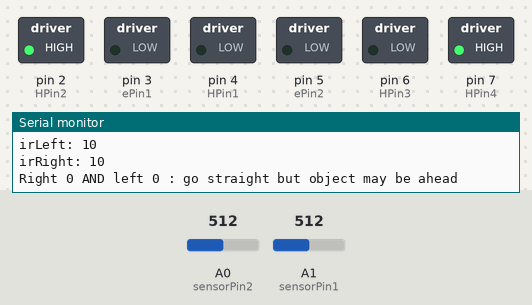
Recording of a sketch running on a simulated Arduino Uno, built with avr-gcc and run on an emulated ATmega328P. Shown: switched loads named in the sketch (green lamp = pin HIGH), the last lines printed to the serial monitor. Inputs (shaded band) come from the test bench; at power-on: A0 (sensorPin2) = 512, A1 (sensorPin1) = 512.

Above: at 6.2 s.
6.3 s: A0 (sensorPin2) set to 497
At 7.0 s:
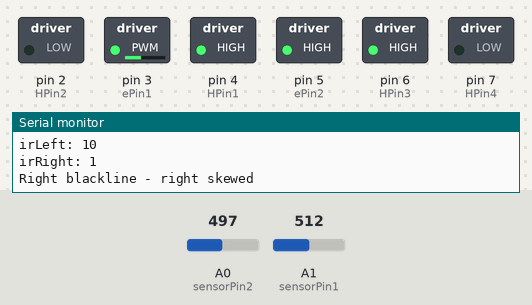
8.1 s: A1 (sensorPin1) set to 501
At 9.3 s:
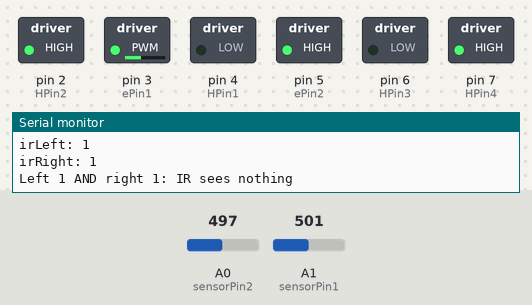
9.6 s: A0 (sensorPin2) set to 716
At 10.7 s:
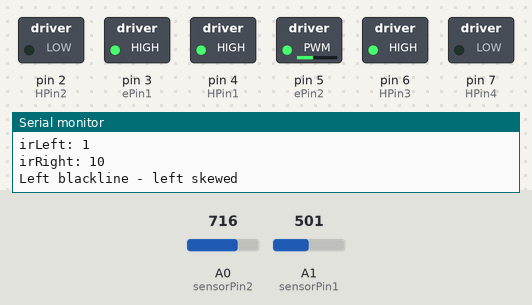
11.1 s: A1 (sensorPin1) set to 716
At 11.4 s:
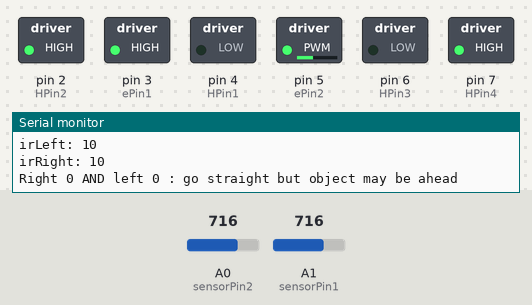
12.6 s: A0 (sensorPin2) set to 511
At 13.8 s:
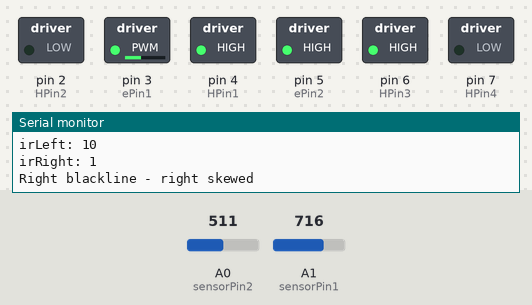
14.1 s: A1 (sensorPin1) set to 511
At 15.2 s:
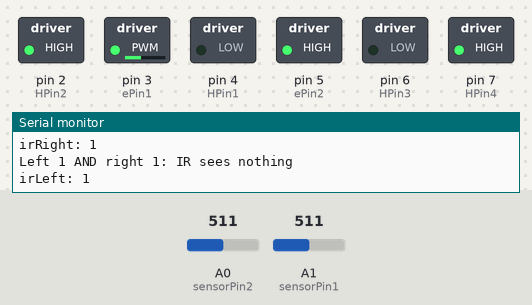
Timing chart, 0 to 16.6 s (numbered marks = the images above; inputs shaded):
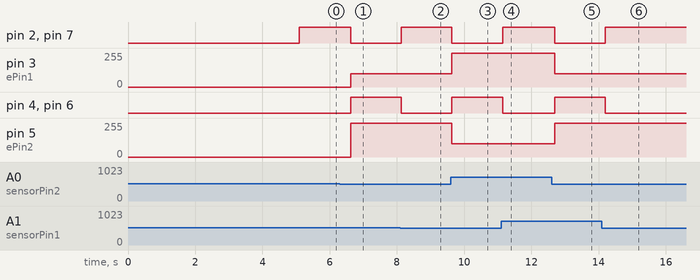

Measured:
- the behaviour switches between 512 and 511 on A0 (sensorPin2) (found by bisection; images 0 and 1)
- the behaviour switches between 512 and 511 on A1 (sensorPin1) (found by bisection; images 1 and 2)
- after the input at 6.3 s, pin 2 (HPin2), pin 7 (HPin4): HIGH → LOW after 0.33 s; pin 3 (ePin1): 0/255 → 100/255 after 0.33 s; pin 4 (HPin1), pin 6 (HPin3): LOW → HIGH after 0.33 s; pin 5 (ePin2): 0/255 → 255/255 after 0.33 s
- after the input at 8.1 s, pin 2 (HPin2), pin 7 (HPin4): LOW → HIGH at once; pin 4 (HPin1), pin 6 (HPin3): HIGH → LOW at once
- after the input at 9.6 s, pin 2 (HPin2), pin 7 (HPin4): HIGH → LOW at once; pin 3 (ePin1): 100/255 → 255/255 at once; pin 4 (HPin1), pin 6 (HPin3): LOW → HIGH at once; pin 5 (ePin2): 255/255 → 100/255 at once
- after the input at 11.1 s, pin 2 (HPin2), pin 7 (HPin4): LOW → HIGH after 0.05 s; pin 4 (HPin1), pin 6 (HPin3): HIGH → LOW after 0.05 s
- after the input at 12.6 s, pin 2 (HPin2), pin 7 (HPin4): HIGH → LOW after 0.09 s; pin 3 (ePin1): 255/255 → 100/255 after 0.09 s; pin 4 (HPin1), pin 6 (HPin3): LOW → HIGH after 0.09 s; pin 5 (ePin2): 100/255 → 255/255 after 0.09 s
- after the input at 14.1 s, pin 2 (HPin2), pin 7 (HPin4): LOW → HIGH after 0.10 s; pin 4 (HPin1), pin 6 (HPin3): HIGH → LOW after 0.10 s

The sketch:

Line_following__irtcrt_.ino
```cpp
/***********************INTRODUCTION*********************************
* This module combines the functions of the IR sensors with the     *
* supersonic distance sensor. The goal is to use IR sensor to avoid *
* the hoppers and the walls and the distance sensor indicate        *
* how far away the obstacles are. The goal is for later utilizing   *
* the same sensors for navigation and critical failure situations   *
*/


/********************VERSIONS AND UPDATES***************************
* Initial code: February 7, 2015
* Updated February 14, 2015 - change digital into analog LED
* included calibration of sensor in code
*/

/********************SPECIFICATIONS*******************************
* Using 2 IRs and 1 distance sensor to control motor (wheel) spin
*   - IR can detect up to 10 cm (from the breadboard)
*   - Distance sensor can detect over a large range
* Given left IR sensor detects an object:
*   - left wheel moves faster than right wheel
* Given right IR sensor detects an object:
*   - left wheel moves slower than right wheel
* Given that both right and left IR sensor detects an object:
*   NOTE: it maybe really wide and the robot can squeeze through
*         so it maybe okay to keep going
*   - check distance sensor
* Given that the distance sensor is <= 7cm
*   - stop
*   - Go backwards until the sensor reads 7cm
*   - Rotate 180?
*   - check IR sensors (until at least one of them reads '1')
* Else keep going straight
*/

#include "Arduino.h"
#include "sensor.h"
#include "Robot_Movement.h"

#define SAFEDISTANCE 7  //in cm

/*************************Sensor Readings*******************/
unsigned int sensorValue = 0;         // the sensor value
unsigned int sensorMin = 1023;        // minimum sensor value
unsigned int sensorMax = 0;           // maximum sensor value
/**********************************************************/

void setup()
{
  Serial.begin(9600);
 /************************PINS********************************/
  //for left motor
  pinMode(HPin1, OUTPUT);
  pinMode(HPin2, OUTPUT);
  //for right motor
  pinMode(HPin3, OUTPUT);
  pinMode(HPin4, OUTPUT);

  pinMode(ePin2, OUTPUT);  //left
  pinMode(ePin1, OUTPUT);  //right
  /*
  pinMode(TRIGPIN, OUTPUT);
  pinMode(ECHOPIN, INPUT);
  */
 /*************************************************************/
  /*******************Sensor Calibration**********************/
  while (millis() < 5000)
  {
    sensorValue = analogRead(sensorPin1);
    // record the maximum sensor value
    if (sensorValue > sensorMax)
    {
      sensorMax = sensorValue;
    }
    // record the minimum sensor value
    if (sensorValue < sensorMin)
    {
      sensorMin = sensorValue;
    }
    Serial.println(millis());  //knowing when it starts
  }
   /*************************************************************/
}

void loop() // Main loop auto-repeats
{
  unsigned int irLeft = irTCRTSensor (sensorMax, sensorPin1, sensorMin);  //left
  unsigned int irRight = irTCRTSensor (sensorMax, sensorPin2, sensorMin);  //right
  Serial.print("irLeft: ");
  Serial.println(irLeft);

  Serial.print("irRight: ");
  Serial.println(irRight);
  /*Note: below 3 is black, above 8 is white*/


  if (irRight > 8 && irLeft >8)
  //Right sensor sees and left sensor sees white
  {
    Serial.println("Right 0 AND left 0 : go straight but object may be ahead");
    moveForward (HPin1, HPin2, HPin3, HPin4);
  }
  else if (irLeft < 3 && irRight < 3)
  //left and right sensor sees blackline
  {
    Serial.println("Left 1 AND right 1: IR sees nothing");
    moveForward (HPin1, HPin2, HPin3, HPin4);
  }
  else if (irLeft < 3 && irRight > 8)
  //left sensor sees blackline
  {
    Serial.println("Left blackline - left skewed");
    pivotRight(HPin1, HPin2, HPin3, HPin4,ePin1, ePin2);
  }
  else if (irRight < 3 && irLeft > 8)
  //Right sensor sees blackline
  {
    Serial.println("Right blackline - right skewed");
    pivotLeft(HPin1, HPin2, HPin3, HPin4, ePin1, ePin2);
  }
  else //sees other values
  {
    Serial.println ("please check the sensors, adjust the height");
  }

  delay (500);

  //Check if the distance to the wall is okay
 // long distance = distanceDetect(TRIGPIN,ECHOPIN);

  // backup until safe distance
  // NOTE: this is based on the assumpution that it is not going to back up straight
 /* while (distance < SAFEDISTANCE)
  {
      moveBackward(HPin1, HPin2, HPin3, HPin4);
      distance = distanceDetect(TRIGPIN,ECHOPIN);
  }
  */
}
```

RobotNavigation.cpp
```cpp
  #include "Arduino.h"
  #include "RobotNavigation.h"

  /*
		Program checks for the robot should going straight, turn left, or turn right
		by reading the past, current and future coordinate in the array.
		- straight if:
			- past +/- 1 = current +/- 1 = future
			- past +/- 10 = current +/- 10 = future
		- turn "left" relatively to the front of the robot
			- past +/- 1  = present +/- 10 = future (future - past = +/- 11)
			- past +/- 10 = present -/+ 1 = future 	(future - past = +/- 9)
		- turn "right"
			- past +/- 10  = present +/- 1 = future (future - past = +/- 11)
			- past +/- 1 = present -/+ 10 = future 	(future - past = +/- 9)

  */

  
```

RobotNavigation.h
```cpp
  #include "Arduino.h"

   const unsigned int initialPosition = 0;

  
```

Robot_Movement.cpp
```cpp
/* Robot_Movement.cpp
* functions to move the robot
*/
#include "Arduino.h"
#include "Robot_Movement.h"

void moveForward (unsigned int HPin1, unsigned int HPin2, unsigned int HPin3, unsigned int HPin4)
{

  digitalWrite(HPin1,LOW);
  digitalWrite(HPin2,HIGH);
  digitalWrite(HPin3,LOW);
  digitalWrite(HPin4,HIGH);
}
void moveBackward (unsigned int HPin1, unsigned int HPin2, unsigned int HPin3, unsigned int HPin4)
{
  analogWrite(ePin2, 255);  //right wheel
  analogWrite(ePin1, 255);  //right wheel
  digitalWrite(HPin1,HIGH);
  digitalWrite(HPin2,LOW);
  digitalWrite(HPin3,HIGH);
  digitalWrite(HPin4,LOW);

}
void STOP (unsigned int HPin1, unsigned int HPin2, unsigned int HPin3, unsigned int HPin4)
{
  digitalWrite(HPin1,LOW);
  digitalWrite(HPin2,LOW);
  digitalWrite(HPin3,LOW);
  digitalWrite(HPin4,LOW);
}
void turnLeft(unsigned int HPin1, unsigned int HPin2, unsigned int HPin3, unsigned int HPin4)
{
  //analogWrite(enPin1, 0);
  //analogWrite(enPin2, 255);
  /*stop the left wheel*/
  digitalWrite(HPin1,LOW);
  digitalWrite(HPin2,LOW);
  digitalWrite(HPin3,HIGH);
  digitalWrite(HPin4,LOW);

}
void turnRight(unsigned int HPin1, unsigned int HPin2, unsigned int HPin3, unsigned int HPin4)
{
  //analogWrite(enPin1, );
  //analogWrite(enPin2, );

  /*stop the left wheel*/
  digitalWrite(HPin1,HIGH);
  digitalWrite(HPin2,LOW);
  digitalWrite(HPin3,LOW);
  digitalWrite(HPin4,LOW);

}

void pivotLeft(unsigned int HPin1, unsigned int HPin2, unsigned int HPin3, unsigned int HPin4, unsigned int ePin1, unsigned int ePin2)
{

  analogWrite(ePin1, TURNING_SPEED_SLOWER_WHEEL);  //left wheel
  analogWrite(ePin2, 255);  //right wheel
  digitalWrite(HPin1,HIGH);
  digitalWrite(HPin2,LOW);
  digitalWrite(HPin3,HIGH);
  digitalWrite(HPin4,LOW);

}
void pivotRight(unsigned int HPin1, unsigned int HPin2, unsigned int HPin3, unsigned int HPin4, unsigned int ePin1, unsigned int ePin2)
{

  analogWrite(ePin2, TURNING_SPEED_SLOWER_WHEEL);  //right wheel
  analogWrite(ePin1, 255);  //left wheel
  digitalWrite(HPin1,HIGH);
  digitalWrite(HPin2,LOW);
  digitalWrite(HPin3,HIGH);
  digitalWrite(HPin4,LOW);

}
```

Robot_Movement.h
```cpp
/*
*  Robot_Movement.h
* Library header file for Robot_Movement functions
*/
  #include "Arduino.h"
  /*left wheel pins*/
  const unsigned int HPin1 = 4;
  const unsigned int HPin2 = 2;
  /*right wheel pins*/
  const unsigned int HPin3 = 6;
  const unsigned int HPin4 = 7;

  /*Speed control pins*/
  const unsigned int ePin1 = 3;
  const unsigned int ePin2 = 5;

 const unsigned int TURNING_SPEED_SLOWER_WHEEL = 100;
 // const unsigned int TURNING_SPEED_FASTER_WHEEL = ;
 // const unsigned int ROTATIONAL_SPEED = ;

  void moveForward (unsigned int HPin1, unsigned int HPin2, unsigned int HPin3, unsigned int HPin4);
  void moveBackward (unsigned int HPin1, unsigned int HPin2, unsigned int HPin3, unsigned int HPin4);
  void STOP (unsigned int HPin1, unsigned int HPin2, unsigned int HPin3, unsigned int HPin4);
  //void turnLeft(unsigned int HPin1, unsigned int HPin2, unsigned int HPin3, unsigned int HPin4);
  void turnRight(unsigned int HPin1, unsigned int HPin2, unsigned int HPin3, unsigned int HPin4);

  void pivotLeft(unsigned int HPin1, unsigned int HPin2, unsigned int HPin3, unsigned int HPin4, unsigned int ePin1, unsigned int ePin2);
  void pivotRight(unsigned int HPin1, unsigned int HPin2, unsigned int HPin3, unsigned int HPin4, unsigned int ePin1, unsigned int ePin2);
```

irTCRTSensor.cpp
```cpp
// function that reads analog pins and calibrates them

  #include "Arduino.h"
  #include "sensor.h"

unsigned int irTCRTSensor (unsigned int sensorMax, unsigned int sensorPin, unsigned int sensorMin)
{
  unsigned int sensorValue = analogRead(sensorPin);
  sensorValue = map(sensorValue, sensorMin, sensorMax, 0, 10);
  sensorValue = constrain(sensorValue, 0, 10);
  return (sensorValue);
}
```

sensor.h
```cpp
/*
*Sensors.h
*Contains:
*  - IR sensor
*  - Distance sensor
*/

#include "Arduino.h"
const unsigned int sensorPin1 = A1;    // pin that the sensor is attached to
const unsigned int sensorPin2 = A0;    // pin that the sensor is attached to
unsigned int irTCRTSensor (unsigned int sensorMax, unsigned int sensorPin, unsigned int sensorMin);

/*
const unsigned int IRLEDPIN1 = 9;
const unsigned int IRRECEIVERPIN1 = 8;  //left
const unsigned int IRLEDPIN2 = ;
const unsigned int IRRECEIVERPIN2 = 10; //right
const unsigned int FREQUENCY = 37900;
unsigned int irDetect(unsigned int irLedPin, unsigned int irReceiverPin, unsigned int frequency);
*/

/*
const unsigned int TRIGPIN = 10;
const unsigned int ECHOPIN = 11;
long distanceDetect(unsigned int trigPin, unsigned int echoPin);
*/
```

turn.h
```cpp
  #include "Arduino.h"


  const unsigned int WHITE_VALUE = 8;
  const unsigned int BLACK_VALUE = 3;
  const unsigned int LINENUMBER = 1000;

  void rotate(unsigned int HPin1, unsigned int HPin2, unsigned int HPin3, unsigned int HPin4);

  void turnLeft(unsigned int HPin1, unsigned int HPin2, unsigned int HPin3, unsigned int HPin4, unsigned int pastCoordinate, unsigned int currentCoordinate, unsigned int futureCoordinate, unsigned int sensorMax, unsigned int sensorMin, unsigned int sensorPin1, unsigned int sensorPin3,  unsigned int counter, /*pointer to the list of coordinate(map)*/  unsigned int n);

  unsigned int irTCRTSensor (unsigned int sensorMax, unsigned int sensorPin, unsigned int sensorMin);
```

turnLeft.cpp
```cpp
  #include "Arduino.h"
  #include "turn.h"
  #include "sensor.h"

/*
	step 1: Stop and check right sensor
	a) if zero, good!
	b) if 1, skip step 2
	step 2: rotate until reach 1st blackline
	step 3: poll sensor to make sure that it is a one (keep/start rotating)
	step 4: if it is, counter ++
	step 5: rotate until reach the white
	step 6: make sure there is plenty of white
	step 7: make sure that it is blackline, then start normal line following
	step 8: current to past, future to current, next value to future

*/

/*The thing should STOP and then this function should be called, counter should be declared and set to 0*/


void turnLeft(unsigned int HPin1, unsigned int HPin2, unsigned int HPin3, unsigned int HPin4, unsigned int pastCoordinate, unsigned int currentCoordinate, unsigned int futureCoordinate, unsigned int sensorMax, unsigned int sensorMin, unsigned int sensorPin1, unsigned int sensorPin3,  unsigned int counter, /*pointer to the list of coordinate(map)*/  unsigned int n)

{
	unsigned int counter2;
        unsigned int LeftValue;
        unsigned int irTracker;
        counter2 =0;
	while (counter < 2)
	{
		rotate( HPin1, HPin2, HPin3,HPin4);	//right wheel forward and left wheel backwards
		LeftValue = irTCRTSensor (sensorMax, sensorPin1, sensorMin);
		if (LeftValue >	WHITE_VALUE)
		{
			Serial.println("White!");
		}
		else if (LeftValue < BLACK_VALUE)
		{
			Serial.println("I maybe seeing the black line");
			while (LeftValue < BLACK_VALUE)
			{
				irTracker = irTCRTSensor (sensorMax, sensorPin3, sensorMin);
				counter2 += 1;
			}
			Serial.print("number of times it sees the black line: ");
			Serial.println (counter2);

			if (counter2 > LINENUMBER)
			{
				counter++;
				Serial.print("number of Black lines passed:");
				Serial.println(counter);

			}
			else
			{
				Serial.println("That was not a black line");
			}
		}
		else
		{
			Serial.println("ERROR! (does not detect)");
		}

	}
	pastCoordinate = currentCoordinate;
	currentCoordinate = futureCoordinate;
	//futureCoordinate = /*list [n + 1]*/;
}
void rotate(unsigned int HPin1, unsigned int HPin2, unsigned int HPin3, unsigned int HPin4)
{
  /**/
  digitalWrite(HPin1,LOW);
  digitalWrite(HPin2,HIGH);

  digitalWrite(HPin3,HIGH);
  digitalWrite(HPin4,LOW);
}
```
